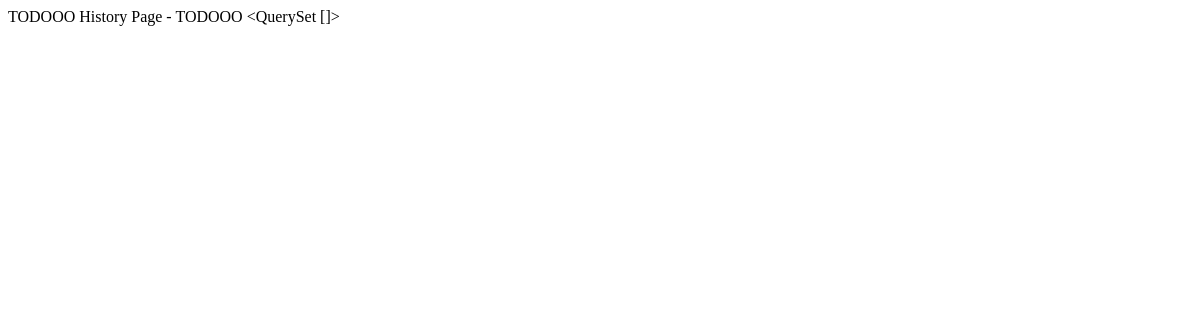
The app's page /profile/history (signed in), older data.
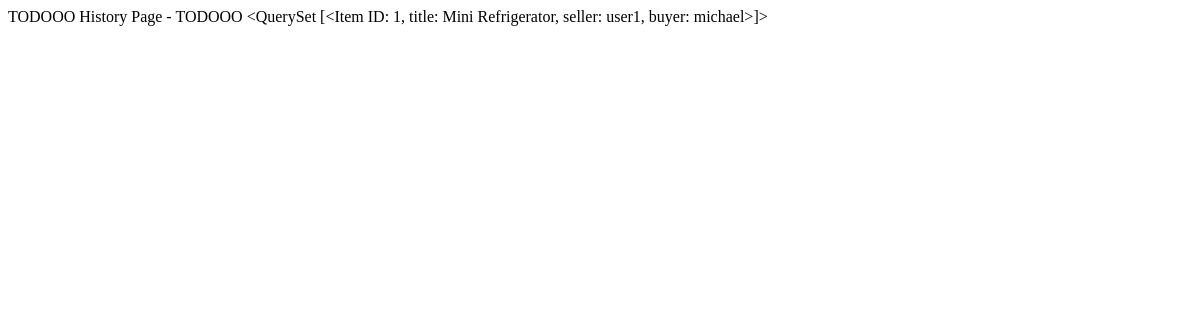
The same page, newer data.
### myshop/models.py (models this page shows, shortened)
class Item(models.Model):
    id = models.AutoField(primary_key=True)
    title = models.CharField(max_length=64)
    description = models.CharField(max_length=256)
    image = models.CharField(max_length=128, null=True)
    price = models.DecimalField(max_digits=8, decimal_places=2, default=0, blank=False, validators=[MinValueValidator(0)])
    category = models.ForeignKey(Category, on_delete=models.CASCADE, related_name="items")
    time = models.DateTimeField(auto_now=True)
    seller = models.ForeignKey(User, on_delete=models.CASCADE, related_name="items_sold")
    buyer = models.ForeignKey(User, on_delete=models.CASCADE, related_name="items_bought", blank=True, null=True, default=None)
    sold_time = models.DateTimeField(blank=True, null=True)
    ordereditem = models.ForeignKey("catalog.ItemOrdered", on_delete=models.PROTECT, editable=False, blank=True, null=True)
    closed = models.BooleanField(default=False)
    objects = models.Manager()
    sold = ItemManager(sold=True)
    onsale = ItemManager(sold=False)
    class Meta:
        order_with_respect_to = 'ordereditem'
    def __repr__(self):
        return f"<Item ID: {self.id}, title: {self.title}, seller: {self.seller}, buyer: {self.buyer}>"

### sso/models.py (models this page shows)
class User(AbstractUser):
    TIER = [
        ("T4", "Banned User"),
        ("T3", "Standard User"),
        ("T2", "Member User"),
        ("T1", "Administrator")
    ]
    tier = models.CharField(max_length=2, choices=TIER, default="T3")
    def __str__(self):
        return self.username

### userprofile/views.py (the view)
# urls.py: path("history", PurchaseHistory.as_view(), name="history"),
@method_decorator([login_required(login_url=LOGIN_URL)], name="dispatch")
class PurchaseHistory(TemplateView):
    template_name = "profile/history.html"
    def get_context_data(self, **kwargs):
        context = super().get_context_data(**kwargs)
        context["items"] = Item.objects.filter(buyer = self.request.user)
        return context

### userprofile/templates/profile/history.html (shortened to what this page needs)
{{ items }}

Row changes from the older to the newer data that the page shows:
now on this page (row edited): Item: id+title+seller "<QuerySet [<Item ID: 1, title: Mini Refrigerator, seller: user1, buyer: michael>]>"
Text that changed along with them:
{{ items }}: "<QuerySet []>" → (not shown)
